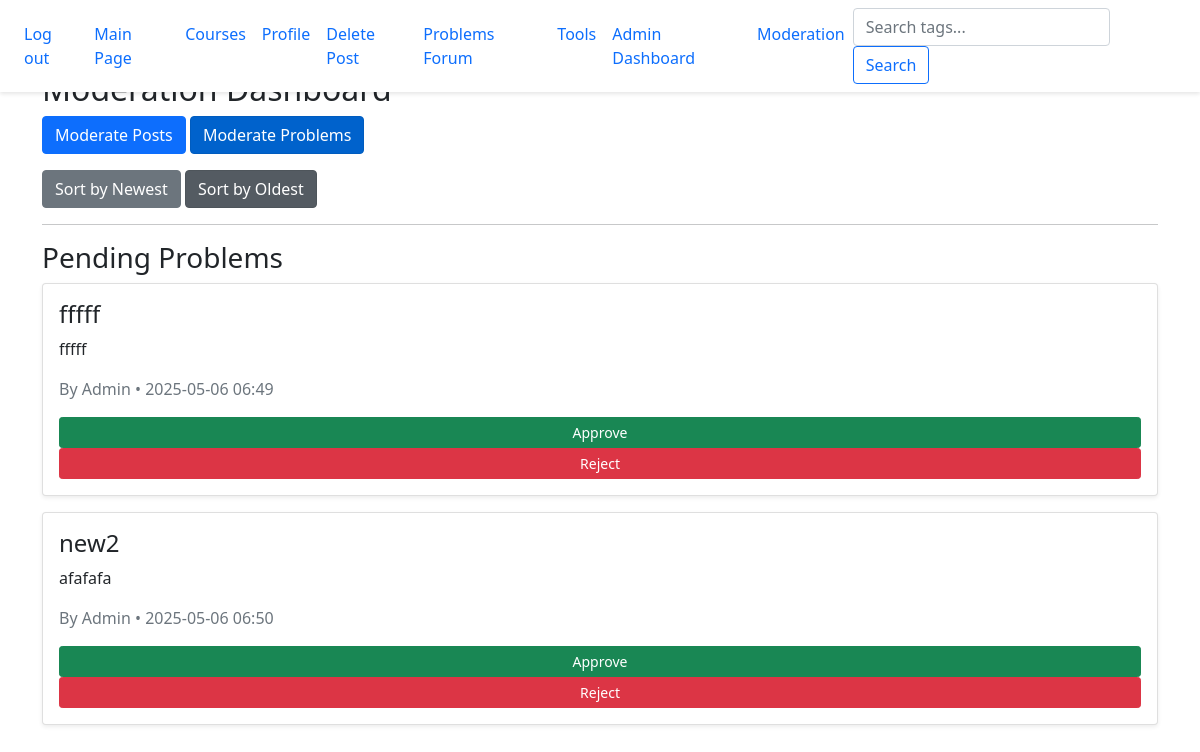
Before: /admin/moderate?type=problems&sort_by=oldest (signed in) with the older database file.
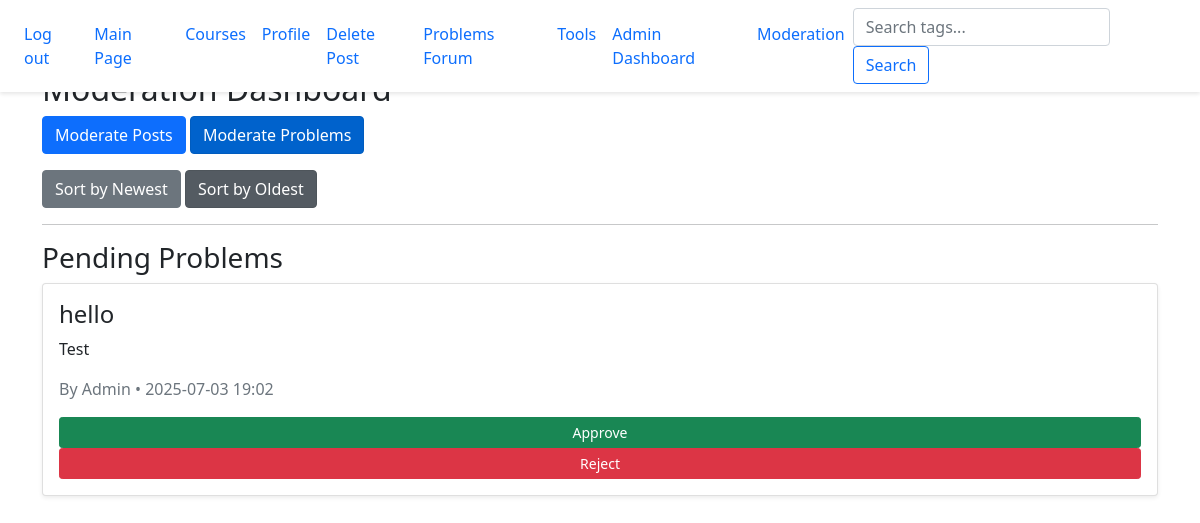
After: the same page with the newer database file.
### website/models.py (models this page shows)
class Problem(db.Model):
    id = db.Column(db.Integer, primary_key=True)
    title = db.Column(db.String(200), nullable=False)
    description = db.Column(db.Text)
    image_url = db.Column(db.String(300), nullable=True)
    is_approved = db.Column(db.Boolean, default=False)
    timestamp = db.Column(db.DateTime, default=datetime.utcnow)
    user_id = db.Column(db.Integer, db.ForeignKey('user.id'), nullable=False)
    user = db.relationship('User', backref='problems')
    tags = db.relationship('Tag', secondary=problem_tags, backref='problems')
    upvotes = db.relationship('ProblemUpvote', backref='problem', lazy='dynamic')
    comments = db.relationship('ProblemComment', backref='problem', lazy='dynamic')

class User(db.Model, UserMixin):
    id = db.Column(db.Integer, primary_key = True)
    email = db.Column(db.String(150), unique = True)
    password = db.Column(db.String(150))
    posts = db.relationship('Posts', backref='author', lazy=True) # user's posts
    username = db.Column(db.String(150), unique=True, nullable=False)  # renamed from first_name
    user_image = db.Column(db.String(300), nullable=True)  # path to profile image
    is_admin = db.Column(db.Boolean, default=False) # check to see if this is an admin or not
    lesson_progress = db.relationship('LessonProgress', backref='user', lazy=True) #user's lesson progress, tracked by watching the tutorial video in the lesson

### website/admin.py (the view)
@admin.route('/moderate')
@login_required
@admin_required
def moderate():
    moderation_type = request.args.get('type', 'posts')  # default to posts
    sort_by = request.args.get('sort_by', 'newest')  # default to newest
    if moderation_type == 'posts':
        items = Posts.query.filter_by(is_approved=False).all()
        if sort_by == 'newest':
            items.sort(key=lambda post: post.timestamp, reverse=True)
        elif sort_by == 'oldest':
            items.sort(key=lambda post: post.timestamp, reverse=False)
    elif moderation_type == 'problems':
        items = Problem.query.filter_by(is_approved=False).all()
        if sort_by == 'newest':
            items.sort(key=lambda problem: problem.timestamp, reverse=True)
        elif sort_by == 'oldest':
            items.sort(key=lambda problem: problem.timestamp, reverse=False)
    else:
        items = []
    return render_template('admin/moderate.html', items=items, moderation_type=moderation_type, sort_by=sort_by)

### website/__init__.py (called while the page is built)
def create_app():
    app = Flask(__name__)
    app.config['SECRET_KEY'] = 'touplis' #secret key for dev only
    app.config['SQLALCHEMY_DATABASE_URI'] = f'sqlite:///{DB_NAME}'
    db.init_app(app)
    migrate.init_app(app, db)
    from .views import views
    from .auth import auth
    from .admin import admin
    app.register_blueprint(views, url_prefix='/')
    app.register_blueprint(auth, url_prefix='/')
    app.register_blueprint(admin)
    from .models import User, Posts, Course
    login_manager = LoginManager()
    login_manager.login_view = 'auth.login'
    login_manager.init_app(app)
    @login_manager.user_loader
    def load_user(id):
        return User.query.get(int(id))
    @app.context_processor
    def inject_user():
        return dict(user=current_user)
    create_database(app)
    return app

### website/admin.py (called while the page is built)
def admin_required(f):
    @wraps(f)
    def decorated_function(*args, **kwargs):
        if not current_user.is_authenticated or not getattr(current_user, "is_admin", False):
            abort(403)
        return f(*args, **kwargs)
    return decorated_function

### website/templates/admin/moderate.html (shortened to what this page needs)
{% extends "base.html" %}
{% block content %}
  <h2>Moderation Dashboard</h2>
  <div class="mb-3">
    <a href="{{ url_for('admin.moderate', type='posts', sort_by=sort_by) }}" class="btn btn-primary {% if moderation_type == 'posts' %}active{% endif %}">Moderate Posts</a>
    <a href="{{ url_for('admin.moderate', type='problems', sort_by=sort_by) }}" class="btn btn-primary {% if moderation_type == 'problems' %}active{% endif %}">Moderate Problems</a>
  </div>
  <div class="mb-3">
    <a href="{{ url_for('admin.moderate', type=moderation_type, sort_by='newest') }}" class="btn btn-secondary {% if sort_by == 'newest' %}active{% endif %}">Sort by Newest</a>
    <a href="{{ url_for('admin.moderate', type=moderation_type, sort_by='oldest') }}" class="btn btn-secondary {% if sort_by == 'oldest' %}active{% endif %}">Sort by Oldest</a>
  </div>
  <hr>
  {% if moderation_type == 'posts' %}
    <h3>Pending Posts</h3>
    {% for post in items %}
      <div class="card mb-3 p-3 shadow-sm">
        <h4>{{ post.post_title }}</h4>
        <p>{{ post.content }}</p>
        <p class="text-muted">By {{ post.author.username }} • {{ post.timestamp.strftime('%Y-%m-%d %H:%M') }}</p>
        {% if post.image_url %}
          <img src="{{ post.image_url }}" alt="Post Image" class="img-fluid mb-2" style="max-width: 100%;">
        {% endif %}
        <button onclick="approveItem({{ post.id }}, 'post')" class="btn btn-success btn-sm">Approve</button>
        <button onclick="rejectItem({{ post.id }}, 'post')" class="btn btn-danger btn-sm">Reject</button>
      </div>
    {% else %}
      <p>No posts are pending.</p>
    {% endfor %}
  {% elif moderation_type == 'problems' %}
    <h3>Pending Problems</h3>
    {% for problem in items %}
      <div class="card mb-3 p-3 shadow-sm">
        <h4>{{ problem.title }}</h4>
        <p>{{ problem.description }}</p>
        <p class="text-muted">By {{ problem.user.username }} • {{ problem.timestamp.strftime('%Y-%m-%d %H:%M') }}</p>
        <button onclick="approveItem({{ problem.id }}, 'problem')" class="btn btn-success btn-sm">Approve</button>
        <button onclick="rejectItem({{ problem.id }}, 'problem')" class="btn btn-danger btn-sm">Reject</button>
      </div>
    {% else %}
      <p>No problems are pending.</p>
    {% endfor %}
  {% endif %}
{% endblock %}

Changed rows visible on the page:
removed Problem: title "new2", description "afafafa", user.username "Admin", timestamp "2025-05-06 06:50"
changed Problem "Admin": title "fffff" → "hello"; description "fffff" → "Test"; timestamp "2025-05-06 06:49" → "2025-07-03 19:02"
